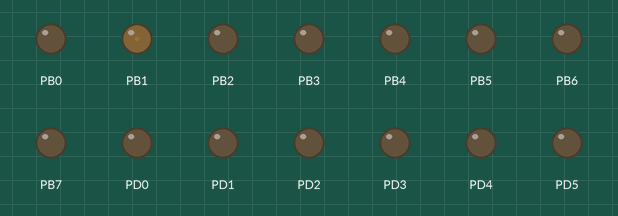
Recording of a program running on a simulated ATmega328P, built with avr-gcc and emulated at 16 MHz. Shown: output pins drawn as LEDs (lit = HIGH).

Above: at 0.05 s.
At 1.3 s:
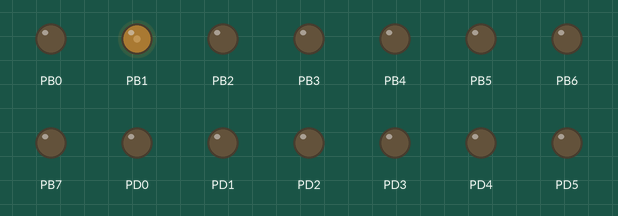
At 2.55 s:
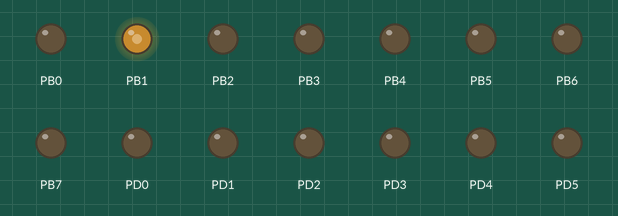
At 5.05 s:
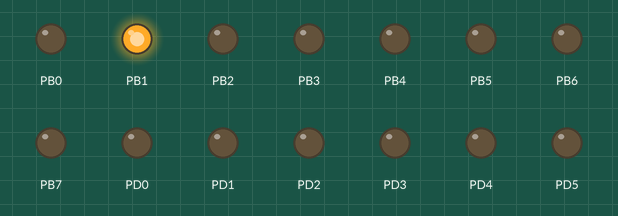
Timing chart, 0 to 6.6 s (numbered marks = the images above):
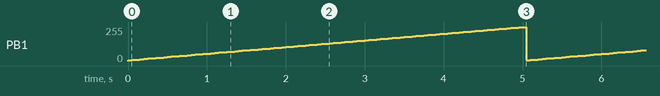

Measured:
- by itself, PB1: ramps from 6/255 to 255/255 and jumps back, once every 5.1 s

The program:

main.c
```c
#include <avr/io.h>
#define F_CPU 16000000UL // Define CPU clock as 16Mhz
#include <util/delay.h>
#include <avr/interrupt.h>

int main(void)
{
  DDRB = 0xFF;
  DDRD = 0xFF;
  TCNT1 = 0;  // Set timer initially to 0


  TCCR1A = (1<<COM1A1) | (0<<COM1A0) | (1<<WGM11) | (1<<WGM10); // for timer comparison and fast pwm
  TCCR1B = (0 << WGM13) | (1<<WGM12) | (0<<CS12) | (1<<CS10); // for FAst PWM mode and prescaler

  ICR1 = 0x03FF; // input capture register , measure length of pulse
  OCR1A = 0xf;  // for pin D9(OC1A) output compare register

  // making brightness high and low in a loop
  while(1)
  {
	  OCR1A += 10;
	  _delay_ms(50);

	  // if max, make led brightness low again
	  if(OCR1A >= 0x03FF)
	  {
		  OCR1A = 0xf;
	  }

  }

}
```
